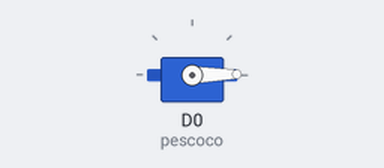
Bench run of a sketch on a simulated ESP8266 (NodeMCU). On the bench: servo.

Above: at 2.05 s.
At 3.45 s:
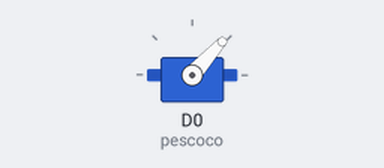
At 4.85 s:
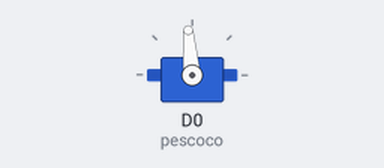
At 7.65 s:
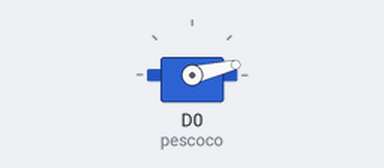
Timing chart, 0 to 9.9 s (numbered marks = the images above):
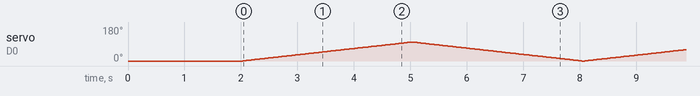

The sketch:

robo-militar-servos-bracs-pescoco.ino
```cpp
#include <Servo.h>

Servo pescoco;   // Chamar o servo motor pescoco

int pos = 0;

void setup() {

  pescoco.attach(D0);
  Serial.begin(115200);

  //servo pescoco config init
  pescoco.write(0);
  delay (2000);
}


void loop() {

  int pos;
  for (pos = 0; pos <= 100; pos += 1) {
  pescoco.write(pos);
  delay(30);
  }

  //segundo bloco centro
  for (pos = 100; pos >= 0; pos -= 1) {
  pescoco.write(pos);
  delay(30);
  }


}
```
